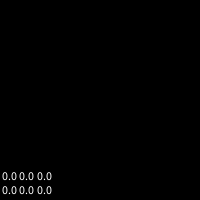
Frame 1 (no input)
Frame 60 (the mouse pressed at the canvas centre just before this capture): identical to frame 1, image omitted
Frame 120 (the mouse held since frame 60 and released just before this capture): identical to frame 1, image omitted

The Processing sketch that drew this single still picture (run headless with seeded random() and noise(); from frame 60 on, the mouse is pressed at the canvas centre):

// Processing sketch: si_statemachine_float
// ── si_statemachine_float.pde


BinaryMachine state;
FloatMachine  floatstate;

void setup(){
  size(200,200);
  state = new BinaryMachine();  
//  state.setBit(2,1);
//  state.setBit(1,1);
//  state.setBit(0,1);
  floatstate = new FloatMachine(3);
  
}


void draw(){
  
  background(0);

  
  
  
  if(state.getBit(0)){
    fill(0,0,200);
    rect(random(width/2),random(height), random(2,12), random(2,12));
  }
  
  if(state.getBit(1)){
    fill(0,200,0);
    rect(random(width/2,width),random(height), random(2,12), random(2,12));
  }
  
  if(state.getBit(2)){
    fill(200,200,0);
    rect(random(width/2),random(height), random(2,12), random(2,12));
  }




  
 
  if(floatstate.getValOn(0)){
    fill(0,0,200, floatstate.getVal(0)*255.0f);
    rect(random(width/2),random(height), random(2,12), random(2,12));
  }
  
  if(floatstate.getValOn(1)){
    fill(0,200,0, floatstate.getVal(1)*255.0f);
    rect(random(width/2,width),random(height), random(2,12), random(2,12));
  }
  
  if(floatstate.getValOn(2)){
    fill(200,200,0, floatstate.getVal(2)*255.0f);
    rect(random(width/2),random(height), random(2,12), random(2,12));
  }

  //always update
  floatstate.update();
    floatstate.ease = map(mouseX, 0, width, 0., 0.1);

  
  String fd = ""+floatstate.getVal(0)+" "+floatstate.getVal(1)+" "+floatstate.getVal(2)+
  "\n"+floatstate.targetStates[0]+" "+floatstate.targetStates[1]+" "+floatstate.targetStates[2];
  text(fd,2,height-20);
}


void keyPressed(){
   
 if(key=='a'){
    state.toggleBit(0);
 } 
 if(key=='s'){
    state.toggleBit(1);
 } 
 if(key=='d'){
    state.toggleBit(2);
 } 
  

 if(key=='z'){
    floatstate.toggleVal(0);
 } 
 if(key=='x'){
    floatstate.toggleVal(1);
 } 
 if(key=='c'){
    floatstate.toggleVal(2);
 } 


}

// ── BinaryMachine.pde
class BinaryMachine{
  
   int state = 0; //32 states
//   int maxStates = 0;
//   int currState;   
  
   BinaryMachine(){     
   }
   
   void setBit(int numbit, int on){
     if(on>0){
        //turn on numbit
        state |= (1<<numbit); 
     } else {
        //turn off numbit
        state &= ~(1<<numbit);        
     }
   }
   
   
   void toggleBit(int numbit){     
     if(getBit(numbit)){
        setBit(numbit,0); 
     } else{
        setBit(numbit,1);        
     }
   }
   
   boolean getBit(int numbit){
     return (state & (1<<numbit)) > 0;
   }
  
}

// ── FloatMachine.pde
class FloatMachine{
  
//   int state = 0; //32 states
   int numstates = 32;
   float states[] = new float[numstates];
   float targetStates[] = new float[numstates];
   float ease=0.05f;
   
   boolean changed = true;
   boolean reached = false;
  
   FloatMachine(){     
   }
   FloatMachine(int ns){     
     init(ns);
   }
   
   void init(int ns){
     numstates = ns;
     states = new float[numstates];
     targetStates = new float[numstates];
   }
   
   void update(){
     if(!reached || changed){

       if(!changed && getDiff() < 0.001){
          reached = true; 
       }       

       if(changed){
          reached = false;
          changed = false; 
       }       
       
       easeStates();       

     }
       
   }
   
   void easeStates(){
     for(int i=0;i<numstates;i++){
        states[i]+=(targetStates[i]-states[i])*ease;
      }      
   }
   
   float getDiff(){
      float d = 0;
      for(int i=0;i<numstates;i++){
        d += abs((targetStates[i]-states[i]));
      } 
      return d;
   }
   
   void setVal(int numbit, float on){      
       targetStates[numbit] = on;  
       changed = true;
   }   
   
   void toggleVal(int numbit){     
       targetStates[numbit] = (1.0f-targetStates[numbit]);
              changed = true;
   }
   
   float getVal(int numbit){
     return states[numbit];
   }
   boolean getValOn(int numbit){
     return states[numbit]>0.001;
   }
  
  
}
